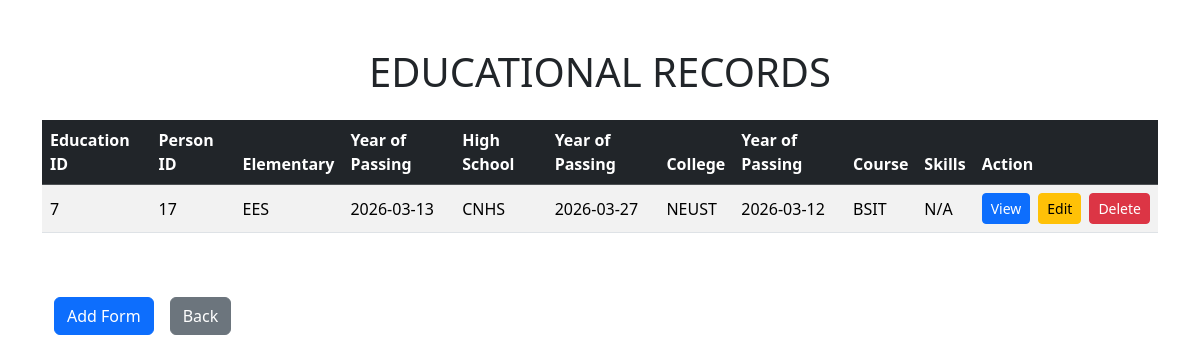
The page /edu_table.php on the database its author committed.
### tables this page shows
CREATE TABLE `education` (
  `eduId` int(255) NOT NULL,
  `personId` int(255) NOT NULL,
  `elementary` varchar(255) NOT NULL,
  `year1` date NOT NULL,
  `highschool` varchar(255) NOT NULL,
  `year2` date NOT NULL,
  `college` varchar(255) NOT NULL,
  `year3` date NOT NULL,
  `course` varchar(255) NOT NULL,
  `skills` varchar(255) NOT NULL
);

### edu_record.php (called while the page is built, shortened)
<?php
class edu_record
{
    private $con;
    public function __construct($db)
    {
        $this->con = $db;
    }
    public function getEducation()
    {
        $stmt = $this->con->prepare('SELECT * FROM education');
        $stmt->execute();
        return $stmt->fetchAll();
    }
}

### edu_table.php (the view, shortened to what this page needs)
<?php
require_once("connection/database.php");
require_once("edu_record.php");
$Record = new edu_record($db);
$educationData = $Record->getEducation();
?>
<!DOCTYPE html>
<html>
<head>
    <link rel="stylesheet" href="https://cdn.jsdelivr.net/npm/bootstrap@5.3.8/dist/css/bootstrap.min.css">
    <link rel="stylesheet" href="https://cdn.datatables.net/2.3.7/css/dataTables.dataTables.css" />
</head>
<body>
    <div class="container my-5">
        <h1 class="text-center mb-4">EDUCATIONAL RECORDS</h1>
        <div class="table-responsive">
            <table id="eduTable" class="table table-striped align-middle">
                <thead class="table-dark">
                    <tr>
                        <th>Education ID</th>
                        <th>Person ID</th>
                        <th>Elementary</th>
                        <th>Year of Passing</th>
                        <th>High School</th>
                        <th>Year of Passing</th>
                        <th>College</th>
                        <th>Year of Passing</th>
                        <th>Course</th>
                        <th>Skills</th>
                        <th>Action</th>
                    </tr>
                </thead>
                <tbody>
                    <?php foreach ($educationData as $row2) { ?>
                        <tr>
                            <td><?= $row2['eduId'] ?></td>
                            <td><?= $row2['personId'] ?></td>
                            <td><?= $row2['elementary'] ?></td>
                            <td><?= $row2['year1'] ?></td>
                            <td><?= $row2['highschool'] ?></td>
                            <td><?= $row2['year2'] ?></td>
                            <td><?= $row2['college'] ?></td>
                            <td><?= $row2['year3'] ?></td>
                            <td><?= $row2['course'] ?></td>
                            <td><?= $row2['skills'] ?></td>
                            <td>
                                <div class="d-flex gap-2">
                                    <a href="includes/viewEducation.php?eduId=<?= $row2['eduId'] ?>" class="btn btn-primary btn-sm">View</a>
                                    <a href="includes/editEducation.php?eduId=<?= $row2['eduId'] ?>" class="btn btn-warning btn-sm">Edit</a>
                                    <form method="POST">
                                        <button type="submit" name="deleteEdu" value="<?= $row2['eduId'] ?>" class="btn btn-danger btn-sm">Delete</button>
                                    </form>
                                </div>
                            </td>
                        </tr>
                    <?php } ?>
                </tbody>
            </table>
        </div>
        <div class="container my-5 d-flex gap-3">
            <a href="includes/addEducation.php" class="btn btn-primary">Add Form</a>
            <a href="index.php" class="btn btn-secondary">Back</a>
        </div>
    </div>
</body>
</html>

### rows shown on the page
education: eduId "7", personId "17", elementary "EES", year1 "2026-03-13", highschool "CNHS", year2 "2026-03-27", college "NEUST", year3 "2026-03-12", course "BSIT", skills "N/A"
